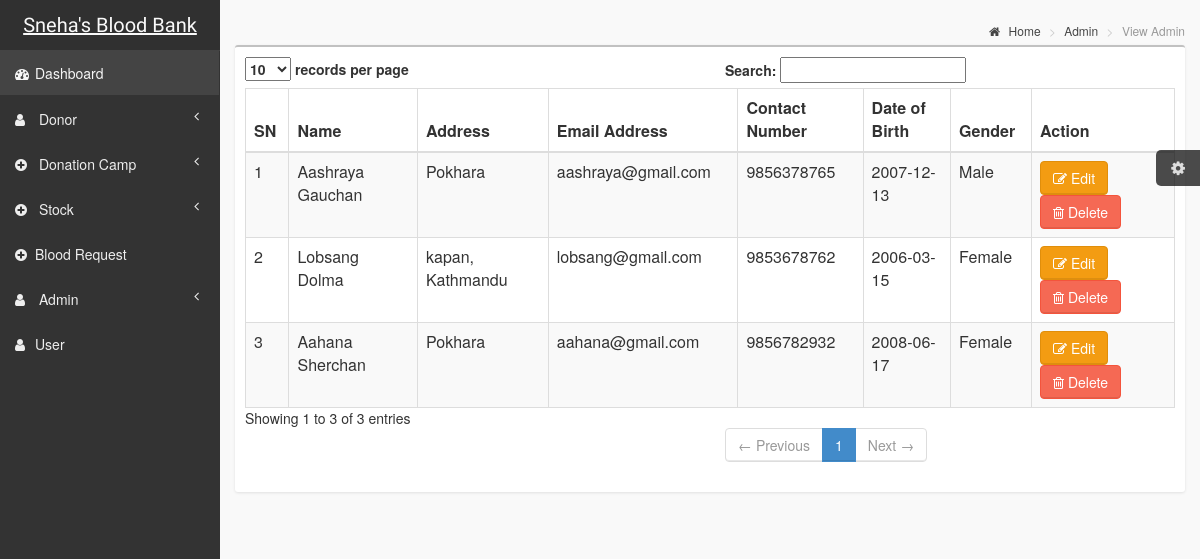
The app's page /superadmin/view_admin.php with its own data.
### tables this page shows
CREATE TABLE `registers` (
  `id` int(11) NOT NULL,
  `name` varchar(255) NOT NULL,
  `address` varchar(255) NOT NULL,
  `email` varchar(255) NOT NULL,
  `contact` varchar(255) NOT NULL,
  `date_of_birth` date NOT NULL,
  `gender` varchar(255) NOT NULL,
  `username` varchar(255) NOT NULL,
  `user_type` varchar(255) NOT NULL,
  `password` varchar(255) NOT NULL
);

### superadmin/view_admin.php (the view, shortened to what this page needs)
<?php
include 'header.php';
include 'sidebar.php';
$admin=$connection->prepare("SELECT * FROM registers WHERE user_type='admin'");
$admin ->execute();
?>
            <aside class="right-side">
                <section class="content-header">
                    <ol class="breadcrumb">
                        <li><a href="#"><i class="fa fa-home"></i> Home</a></li>
                        <li><a href="#">Admin</a></li>
                        <li class="active">View Admin</li>
                    </ol>
                </section>
                <section class="content">
                    <div class="row">
                        <div class="col-xs-12">
                            <div class="box">
                                <div class="box-body table-responsive">
                                    <table id="example1" class="table table-bordered table-striped">
                                        <thead>
                                        <tr>
                                            <th>SN</th>
                                            <th>Name</th>
                                            <th>Address</th>
                                            <th>Email Address</th>
                                            <th>Contact Number</th>
                                            <th>Date of Birth</th>
                                            <th>Gender</th>
                                            <th>Action</th>
                                        </tr>
                                        </thead>
                                        <?php
                                        $sn=1;
                                        foreach ($admin as $row) {
                                        ?>
                                        <tr>
                                            <td><?php echo $sn++;?></td>
                                            <td><?php echo $row['name'];?></td>
                                            <td><?php echo $row['address'];?></td>
                                            <td><?php echo $row['email'];?></td>
                                            <td><?php echo $row['contact'];?></td>
                                            <td><?php echo $row['date_of_birth'];?></td>
                                            <td><?php echo $row['gender'];?></td>
                                        <td>
                                         <a href="edit_admin.php?id=<?php echo $row['id'];?>" class="btn btn-warning"><i class="fa fa-edit"></i> Edit</a>
                                        <a href="#confirmation<?= $row['id'];?>" class="btn btn-danger" data-toggle="modal"><i class="fa fa-trash-o"></i> Delete</a>
                                    </td>
                                </tr>
                                        <?php
                                            }
                                        ?>
                                    </table>
                                </div>
                            </div>
                        </div>
                    </div>
                </section>
            </aside>

### css/AdminLTE.css (style rules this page uses)
html, body { overflow-x: hidden!important; font-family: 'Source Sans Pro', sans-serif; -webkit-font-smoothing: antialiased; min-height: 100%; background: #f9f9f9; }
a { color: #3c8dbc; }
.right-side, .left-side { min-height: 100%; display: block; }
.right-side { background-color: #f9f9f9; margin-left: 220px; }
.content { padding: 20px 15px; background: #f9f9f9; }
.table-striped > tbody > tr:nth-child(odd) > td, .table-striped > tbody > tr:nth-child(odd) > th { background-color: #f3f4f5; }
.right-side > .content-header { position: relative; padding: 15px 15px 10px 20px; }
.right-side > .content-header > .breadcrumb { float: right; background: transparent; margin-top: 0px; margin-bottom: 0; font-size: 12px; padding: 7px 5px; position: absolute; top: 15px; right: 10px; -webkit-border-radius: 2px; -moz-border-radius: 2px; border-radius: 2px; }
.right-side > .content-header > .breadcrumb > li > a { color: #444; text-decoration: none; }
.right-side > .content-header > .breadcrumb > li > a > .fa, .right-side > .content-header > .breadcrumb > li > a > .glyphicon, .right-side > .content-header > .breadcrumb > li > a > .ion { margin-right: 5px; }
.right-side > .content-header > .breadcrumb > li + li:before { content: '>\00a0'; }
.box { position: relative; background: #ffffff; border-top: 2px solid #c1c1c1; margin-bottom: 20px; -webkit-border-radius: 3px; -moz-border-radius: 3px; border-radius: 3px; width: 100%; box-shadow: 0px 1px 3px rgba(0, 0, 0, 0.1); }
.box .box-body { padding: 10px; -webkit-border-top-left-radius: 0; -webkit-border-top-right-radius: 0; -webkit-border-bottom-right-radius: 3px; -webkit-border-bottom-left-radius: 3px; -moz-border-radius-topleft: 0; -moz-border-radius-topright: 0; -moz-border-radius-bottomright: 3px; -moz-border-radius-bottomleft: 3px; border-top-left-radius: 0; border-top-right-radius: 0; border-bottom-right-radius: 3px; border-bottom-left-radius: 3px; }
.box .box-body .table { margin-bottom: 0; }
.btn { font-weight: 500; -webkit-border-radius: 3px; -moz-border-radius: 3px; border-radius: 3px; border: 1px solid transparent; -webkit-box-shadow: inset 0px -2px 0px 0px rgba(0, 0, 0, 0.09); -moz-box-shadow: inset 0px -2px 0px 0px rgba(0, 0, 0, 0.09); box-shadow: inset 0px -1px 0px 0px rgba(0, 0, 0, 0.09); }
.btn.btn-danger { background-color: #f56954; border-color: #f4543c; }
.btn.btn-warning { background-color: #f39c12; border-color: #e08e0b; }
.skin-black .right-side > .content-header { background: transparent; box-shadow: none; }

### records on screen
registers: name "Aashraya Gauchan", address "Pokhara", email "aashraya@gmail.com", contact "9856378765", date_of_birth "2007-12-13", gender "Male"
registers: name "Lobsang Dolma", address "kapan, Kathmandu", email "lobsang@gmail.com", contact "9853678762", date_of_birth "2006-03-15", gender "Female"
registers: name "Aahana Sherchan", address "Pokhara", email "aahana@gmail.com", contact "9856782932", date_of_birth "2008-06-17", gender "Female"
